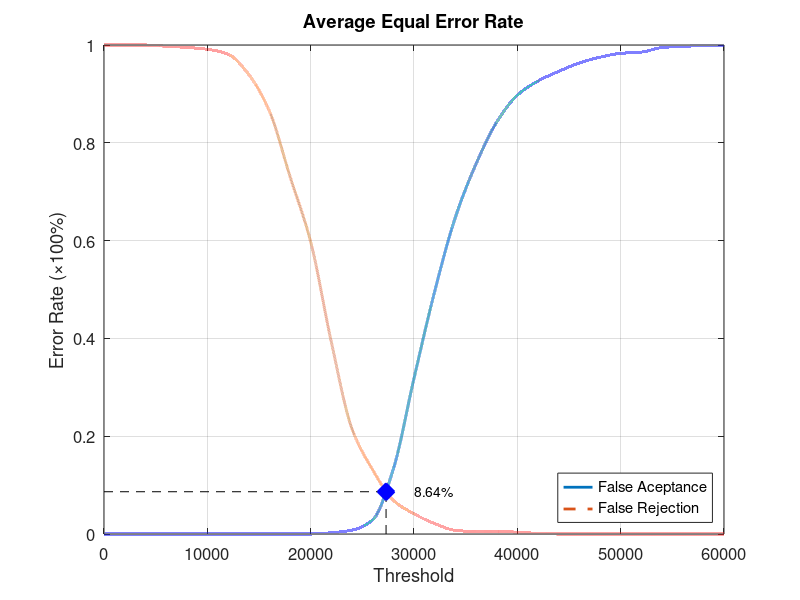
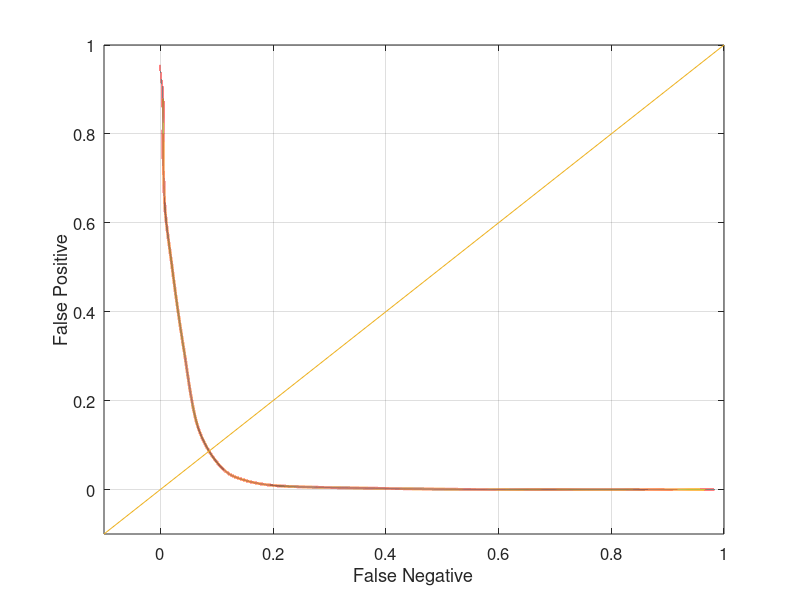

Source code (MATLAB) for these figures, in order:
function yEER = Experiment4Average
close all;
clear;
clc;
x = 0:2000:60000;
xq = 0:0.5:60000;

y0 = [0 0 0 0 0 0 0 0 0 0 0 0.00263158 0.00789474 0.0289474 0.132895 0.318421 0.496053 0.647368 0.756579 0.842105 0.897368 0.926316 0.946053 0.963158 0.975 0.982895 0.985526 0.994737 0.997368 0.998684 1];
yy0 = interp1(x, y0, xq, 'pchip');
y1 = [1 1 1 0.9975 0.995 0.99125 0.98125 0.94 0.865 0.73125 0.5975 0.3925 0.215 0.13125 0.06875 0.04125 0.02125 0.0075 0.005 0.005 0.00375 0.00125 0 0 0 0 0 0 0 0 0];
yy1 = interp1(x, y1, xq, 'pchip');

% Calculating EER: 
y2 = abs(y0 - y1);
find(y2 == min(y2))
yy2 = abs(yy0 - yy1);
xEER = find(yy2 == min(yy2));
xEERIndex = xq(xEER) % X-axis EER
yEER = yy0(xEER) % Y-axis EER

main = figure
plot(xq, yy0,'-','LineWidth', 2);	hold on
plot(xq, yy1,'--','LineWidth', 2);	hold on
plot([xEERIndex xEERIndex], [0 yEER], 'k--');	hold on
plot([0 xEERIndex], [yEER yEER], 'k--');	hold on
plot(xEERIndex, yEER, 'bx', 'LineWidth', 10);	hold on
text(xEERIndex + 10 * xEERIndex / 100, yEER, [num2str(round((10000 * yEER)) / 100) '%'])
legend('False Aceptance', 'False Rejection', 'Location', 'SouthEast')
xlabel('Threshold')
ylabel('Error Rate (\times100%)')
title('Average Equal Error Rate')
set(gca, 'FontSize', 12)
axis([0 60000 0 1])
grid on

print(main, 'Experiment4AverageMain', '-dpng');
FNRxFPR = figure('Color', [1 1 1]);
plot(yy1, yy0, '-', yy1, yy0, 'LineWidth', 2);
hold on
y = -0.1:0.1:1
plot(y, y); 
set(gca, 'FontSize', 12)
xlabel('False Negative')
ylabel('False Positive')
axis([-0.1 1 -0.1 1])
set(gca, 'FontSize', 12)
grid on

print(FNRxFPR, 'Experiment4AverageFNRxFPR','-dpng');
end
